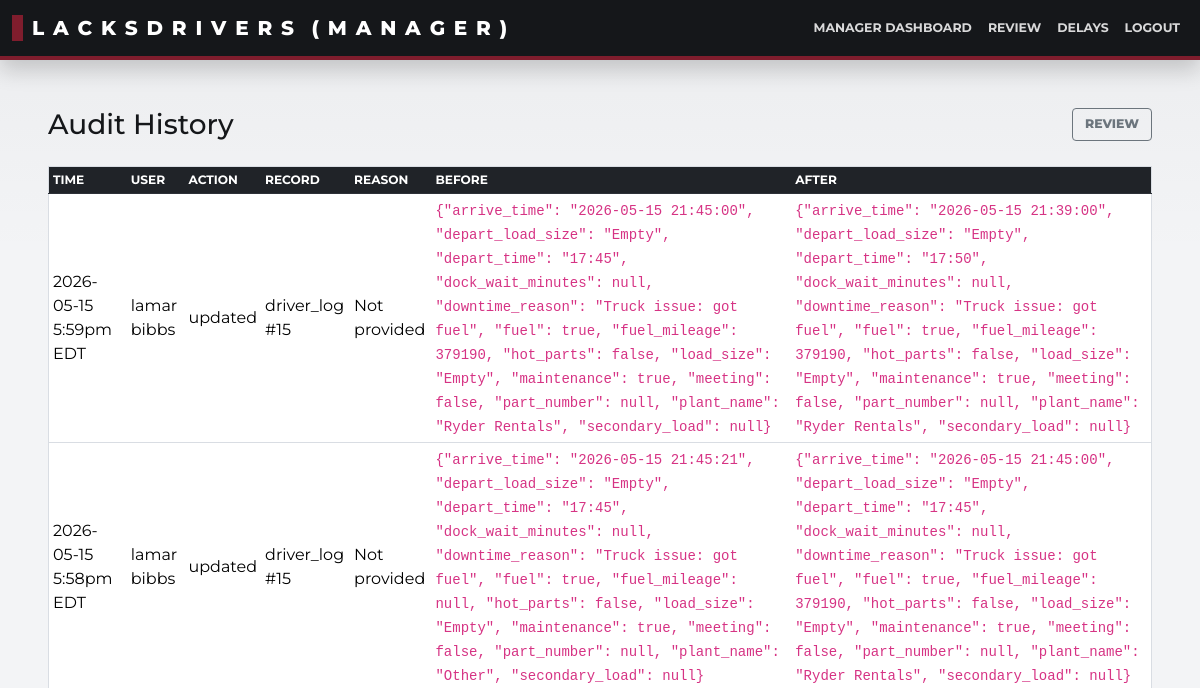
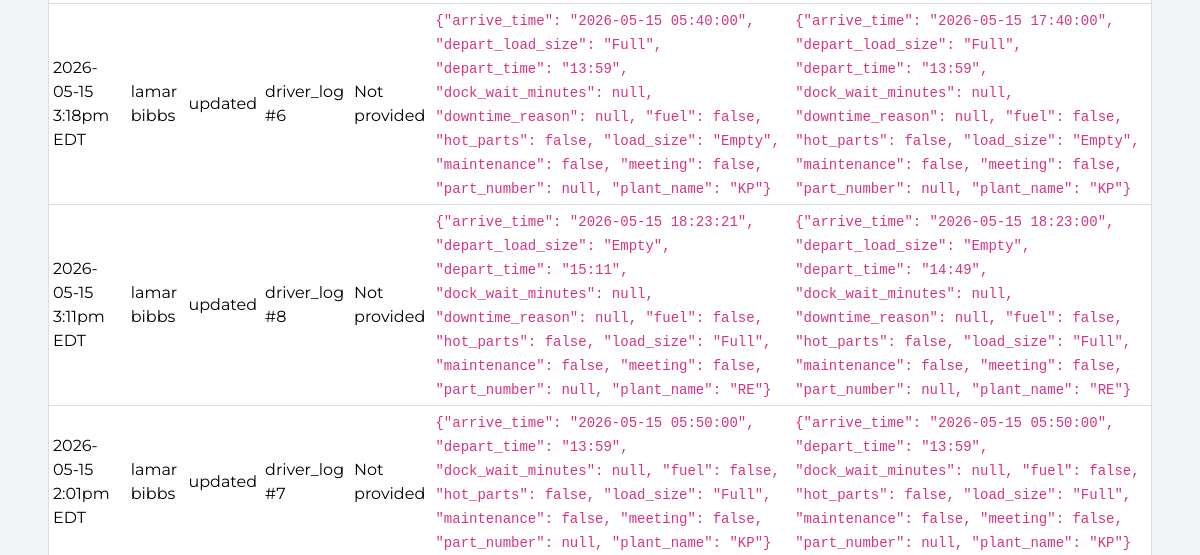
Page /manager/audit-history (signed in, upper part) on the earlier database version (2 pictures, top to bottom).
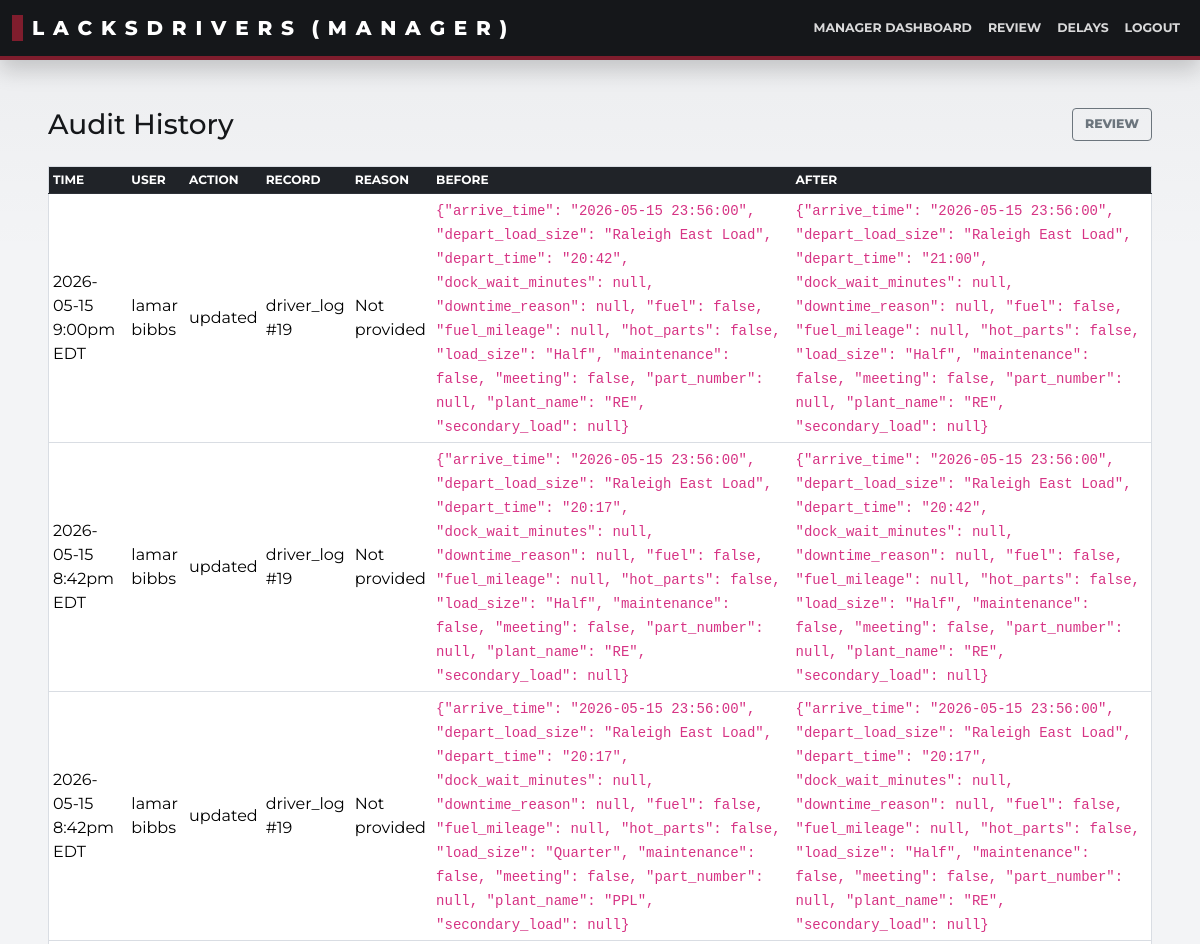
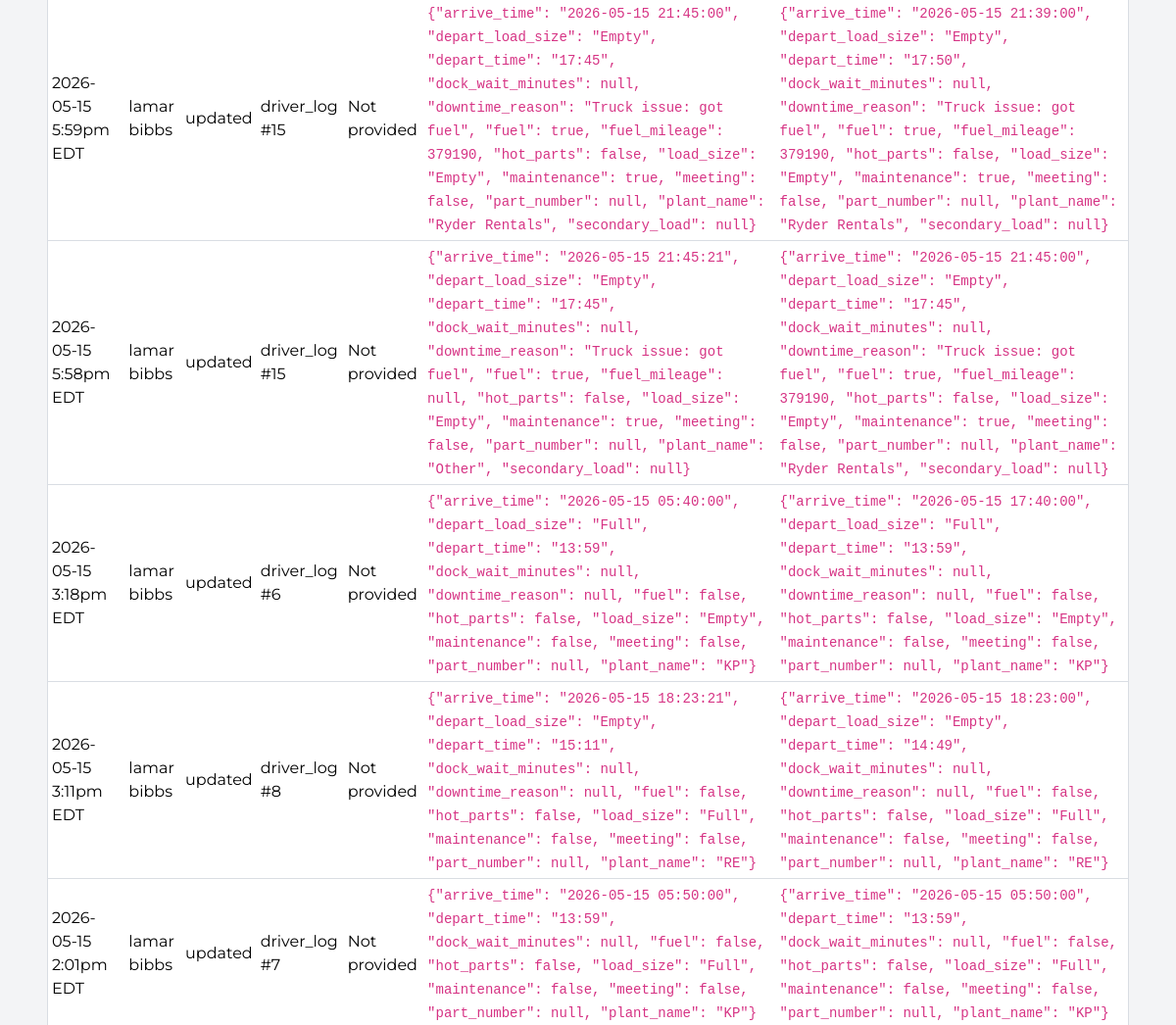
Same page on the later database version (2 pictures, top to bottom).
### app/models/audit.py (models this page shows)
class AuditEvent(db.Model):
    __tablename__ = "audit_event"
    id = db.Column(db.Integer, primary_key=True)
    user_id = db.Column(db.Integer, db.ForeignKey("user.id"), nullable=False)
    target_type = db.Column(db.String(50), nullable=False)
    target_id = db.Column(db.Integer, nullable=False)
    action = db.Column(db.String(50), nullable=False)
    reason = db.Column(db.Text, nullable=False)
    before_values = db.Column(db.Text, nullable=True)
    after_values = db.Column(db.Text, nullable=True)
    created_at = db.Column(db.DateTime, default=datetime.utcnow, nullable=False)
    user = db.relationship("User", backref="audit_events")

### app/models/user.py (models this page shows, shortened)
class User(db.Model, UserMixin):
    __tablename__ = "user"
    id = db.Column(db.Integer, primary_key=True)
    username = db.Column(db.String(64), unique=True, nullable=False)
    email = db.Column(db.String(120), unique=True, nullable=False)
    password_hash = db.Column(db.String(128))
    role = db.Column(db.String(20), default="driver")  # "driver" or "management"
    first_name = db.Column(db.String(64), nullable=True)
    last_name = db.Column(db.String(64), nullable=True)
    employee_id = db.Column(db.String(32), nullable=True)
    shift = db.Column(db.String(16), nullable=True)
    department = db.Column(db.String(32), nullable=True)
    tasks = db.relationship(
        "Task",
        backref="assigned_user",
        lazy="dynamic",
        foreign_keys="Task.assigned_to",
    )
    driver_logs = db.relationship(
        "DriverLog",
        backref="driver",
        lazy="dynamic",
        foreign_keys="DriverLog.driver_id",
    )
    pretrips = db.relationship(
        "PreTrip",
        backref="driver",
        lazy="dynamic",
        foreign_keys="PreTrip.user_id",
    )
    chat_messages = db.relationship("ChatMessage", backref="user", lazy="dynamic")
    @property
    def display_name(self):
        name = " ".join(part for part in [self.first_name, self.last_name] if part)
        return name or self.username

### app/blueprints/manager/routes.py (the view)
@bp.route("/audit-history")
def audit_history():
    audit_events = AuditEvent.query.order_by(AuditEvent.created_at.desc()).limit(100).all()
    return render_template("audit_history.html", audit_events=audit_events)

### app/blueprints/auth/routes.py (called while the page is built)
@login_manager.user_loader
def load_user(user_id):
    return User.query.get(int(user_id))

### app/blueprints/manager/routes.py (called while the page is built, shortened)
@bp.before_request
def require_management_role():
    if restore_role_user("management"):
        return None

### app/services/plant_addresses.py (called while the page is built)
def register_context_processors(app):
    @app.context_processor
    def inject_plant_addresses():
        return dict(PLANT_ADDRESSES=PLANT_ADDRESSES, PLANT_LABELS=PLANT_LABELS)

### app/services/role_session.py (called while the page is built)
def restore_role_user(required_role):
    return current_user.is_authenticated and current_user.role == required_role

### app/services/template_filters.py (called while the page is built, shortened)
def _coerce_utc_datetime(value):
    if not value:
        return None
    if isinstance(value, datetime):
        if value.tzinfo is None:
            return pytz.utc.localize(value)
        return value.astimezone(pytz.utc)

def _format_12h(dt, include_zone=False):
    formatted = dt.strftime("%I:%M%p").lower().lstrip("0")
    if include_zone:
        return f"{formatted} {dt.strftime('%Z')}"
    return formatted

def _to_detroit_datetime(value):
    if not value:
        return ""
    dt_utc = _coerce_utc_datetime(value)
    if not dt_utc:
        return value
    dt_local = dt_utc.astimezone(DETROIT_TZ)
    return f"{dt_local.strftime('%Y-%m-%d')} {_format_12h(dt_local, include_zone=True)}"

### templates/audit_history.html
{% extends "base.html" %}
{% block content %}
<div class="container-fluid py-4">
  <div class="d-flex justify-content-between align-items-center mb-4">
    <h1 class="h3 mb-0">Audit History</h1>
    <a class="btn btn-outline-secondary" href="{{ url_for('manager.review_dashboard') }}">Review</a>
  </div>
  <div class="table-responsive">
    <table class="table table-sm align-middle">
      <thead><tr><th>Time</th><th>User</th><th>Action</th><th>Record</th><th>Reason</th><th>Before</th><th>After</th></tr></thead>
      <tbody>
        {% for event in audit_events %}
          <tr>
            <td>{{ event.created_at|to_detroit_datetime }}</td>
            <td>{{ event.user.display_name }}</td>
            <td>{{ event.action }}</td>
            <td>{{ event.target_type }} #{{ event.target_id }}</td>
            <td>{{ event.reason }}</td>
            <td><code class="small">{{ event.before_values }}</code></td>
            <td><code class="small">{{ event.after_values }}</code></td>
          </tr>
        {% else %}
          <tr><td colspan="7" class="text-muted">No audit events recorded yet.</td></tr>
        {% endfor %}
      </tbody>
    </table>
  </div>
</div>
{% endblock %}

Differences in the rows shown:
added AuditEvent: created_at|to_detroit_datetime "2026-05-15 9:00pm EDT", user.display_name "lamar bibbs", action "updated", target_type "driver_log", target_id "19", reason "Not provided", before_values "{\"arrive_time\": \"2026-05-15 23:56:00\", \"depart_load_size\": \"Raleigh East Load\", \"depart_time\": \"20:42\", \"dock_wait_minutes\": null, \"downtime_reason\": null, \"fuel\": false, \"fuel_mileage\": null, \"hot_parts\": false, \"load_size\": \"Half\", \"maintenance\": false, \"meeting\": false, \"part_number\": null, \"plant_name\": \"RE\", \"secondary_load\": null}", after_values "{\"arrive_time\": \"2026-05-15 23:56:00\", \"depart_load_size\": \"Raleigh East Load\", \"depart_time\": \"21:00\", \"dock_wait_minutes\": null, \"downtime_reason\": null, \"fuel\": false, \"fuel_mileage\": null, \"hot_parts\": false, \"load_size\": \"Half\", \"maintenance\": false, \"meeting\": false, \"part_number\": null, \"plant_name\": \"RE\", \"secondary_load\": null}"
added AuditEvent: created_at|to_detroit_datetime "2026-05-15 8:42pm EDT", user.display_name "lamar bibbs", action "updated", target_type "driver_log", target_id "19", reason "Not provided", before_values "{\"arrive_time\": \"2026-05-15 23:56:00\", \"depart_load_size\": \"Raleigh East Load\", \"depart_time\": \"20:17\", \"dock_wait_minutes\": null, \"downtime_reason\": null, \"fuel\": false, \"fuel_mileage\": null, \"hot_parts\": false, \"load_size\": \"Half\", \"maintenance\": false, \"meeting\": false, \"part_number\": null, \"plant_name\": \"RE\", \"secondary_load\": null}", after_values "{\"arrive_time\": \"2026-05-15 23:56:00\", \"depart_load_size\": \"Raleigh East Load\", \"depart_time\": \"20:42\", \"dock_wait_minutes\": null, \"downtime_reason\": null, \"fuel\": false, \"fuel_mileage\": null, \"hot_parts\": false, \"load_size\": \"Half\", \"maintenance\": false, \"meeting\": false, \"part_number\": null, \"plant_name\": \"RE\", \"secondary_load\": null}"
added AuditEvent: created_at|to_detroit_datetime "2026-05-15 8:42pm EDT", user.display_name "lamar bibbs", action "updated", target_type "driver_log", target_id "19", reason "Not provided", before_values "{\"arrive_time\": \"2026-05-15 23:56:00\", \"depart_load_size\": \"Raleigh East Load\", \"depart_time\": \"20:17\", \"dock_wait_minutes\": null, \"downtime_reason\": null, \"fuel\": false, \"fuel_mileage\": null, \"hot_parts\": false, \"load_size\": \"Quarter\", \"maintenance\": false, \"meeting\": false, \"part_number\": null, \"plant_name\": \"PPL\", \"secondary_load\": null}", after_values "{\"arrive_time\": \"2026-05-15 23:56:00\", \"depart_load_size\": \"Raleigh East Load\", \"depart_time\": \"20:17\", \"dock_wait_minutes\": null, \"downtime_reason\": null, \"fuel\": false, \"fuel_mileage\": null, \"hot_parts\": false, \"load_size\": \"Half\", \"maintenance\": false, \"meeting\": false, \"part_number\": null, \"plant_name\": \"RE\", \"secondary_load\": null}"
